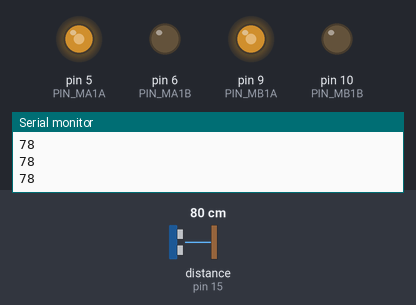
A sketch run on a simulated Arduino Uno, built with avr-gcc and run on an emulated ATmega328P. On the bench: output pins drawn as LEDs (lit = HIGH), the last lines printed to the serial monitor. Wiring (inferred from the names in the program): ultrasonic range finder: trigger pin 14; echo pin 15. Dashed ring = blinking. The inputs (shaded band) are chosen by the test bench; at power-on: distance to the obstacle (sensor on pin 15) 80 cm. The echo pulse lasts 58.3 µs per cm; pins used as bus, display or sensor lines are not drawn.

Above: at 1.2 s.
1.3 s: distance to the obstacle (sensor on pin 15) set to 18 cm
2.8 s: distance to the obstacle (sensor on pin 15) set to 13 cm
At 3.2 s:
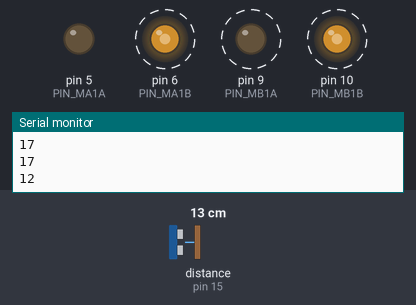
Timing chart, 0 to 11.8 s (numbered marks = the images above; inputs shaded):
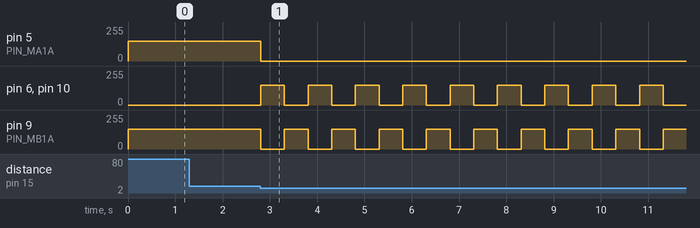

The sketch:

03_sonic_car_class.ino
```cpp
#include <Arduino.h>
#include "Motor.h"
#include "UltrasonicSensor.h"

#define PIN_MA1A 5
#define PIN_MA1B 6
#define PIN_MB1A 9
#define PIN_MB1B 10

#define PIN_SONIC_TRIG 14
#define PIN_SONIC_ECHO 15

int iSpeed = 150;
#define WHEEL_DIFF_VALUE 0

Motor leftMotor(PIN_MA1A, PIN_MA1B);
Motor rightMotor(PIN_MB1A, PIN_MB1B);
UltrasonicSensor sonicSensor(PIN_SONIC_TRIG, PIN_SONIC_ECHO);

void setup() {
  Serial.begin(9600);
  leftMotor.setSpeed(iSpeed);
  rightMotor.setSpeed(iSpeed + WHEEL_DIFF_VALUE);
}


void loop() {
  long distance = sonicSensor.getDistance();
  Serial.println(distance);

  if (distance < 15) {
    leftMotor.backward();
    rightMotor.backward();
    delay(500);
    rightMotor.forward();
    leftMotor.stop();
    delay(500);
  } else {
    leftMotor.forward();
    rightMotor.forward();
  }
}
```

Motor.cpp
```cpp
// Motor.cpp
#include "Motor.h"

Motor::Motor(int pinA, int pinB) {
  this->pinA = pinA;
  this->pinB = pinB;
  pinMode(pinA, OUTPUT);
  pinMode(pinB, OUTPUT);
}

void Motor::setSpeed(int speed) {
  this->speed = speed;
}

void Motor::forward() {
  analogWrite(pinA, speed);
  analogWrite(pinB, 0);
}

void Motor::backward() {
  analogWrite(pinA, 0);
  analogWrite(pinB, speed);
}

void Motor::stop() {
  analogWrite(pinA, 0);
  analogWrite(pinB, 0);
}
```

Motor.h
```cpp
// Motor.h
#ifndef Motor_h
#define Motor_h

#include <Arduino.h>

class Motor {
  private:
    int pinA;
    int pinB;
    int speed;

  public:
    Motor(int pinA, int pinB);
    void setSpeed(int speed);
    void forward();
    void backward();
    void stop();
};

#endif
```

UltrasonicSensor.cpp
```cpp
// UltrasonicSensor.cpp
#include "UltrasonicSensor.h"

UltrasonicSensor::UltrasonicSensor(int trigPin, int echoPin) {
  this->trigPin = trigPin;
  this->echoPin = echoPin;
  pinMode(trigPin, OUTPUT);
  pinMode(echoPin, INPUT);
}

long UltrasonicSensor::getDistance() {
  long duration, distance;

  digitalWrite(trigPin, LOW);
  delayMicroseconds(2);
  digitalWrite(trigPin, HIGH);
  delayMicroseconds(10);
  digitalWrite(trigPin, LOW);

  duration = pulseIn(echoPin, HIGH);
  distance = ((340 * duration) / 10000) / 2;

  return distance;
}
```

UltrasonicSensor.h
```cpp
// UltrasonicSensor.h
#ifndef UltrasonicSensor_h
#define UltrasonicSensor_h

#include <Arduino.h>

class UltrasonicSensor {
  private:
    int trigPin;
    int echoPin;

  public:
    UltrasonicSensor(int trigPin, int echoPin);
    long getDistance();
};

#endif
```

Measured:
- the behaviour switches between 16 and 15 cm on distance to the obstacle (sensor on pin 15) (found by bisection; images 0 and 1)
- after the input at 2.8 s, pin 5 (PIN_MA1A): 150/255 → 0/255 at once; pin 6 (PIN_MA1B), pin 9 (PIN_MB1A), pin 10 (PIN_MB1B): alternates 150/255 for 0.50 s and 0/255 for 0.50 s, starting at once
